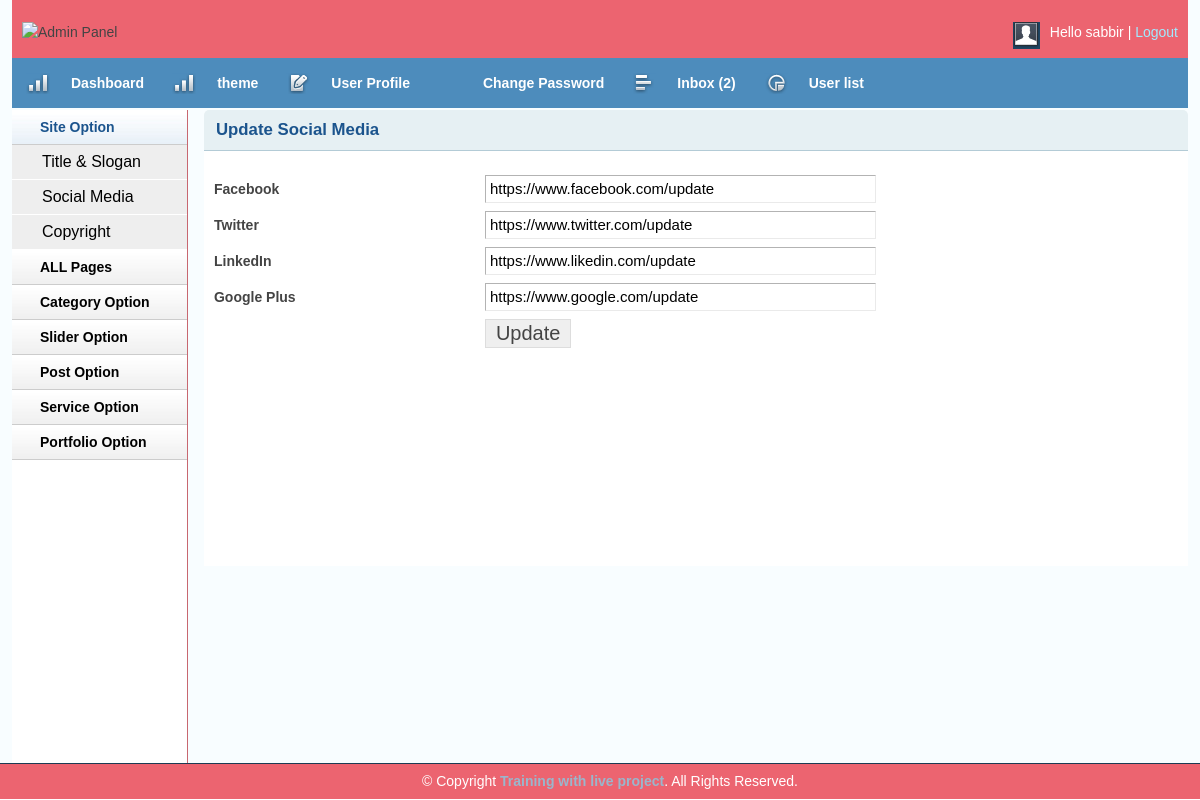
/admin/social.php (signed in), run on the app's committed database.
### tables this page shows
CREATE TABLE `tbl_social` (
  `id` int(11) NOT NULL,
  `fb` varchar(250) NOT NULL,
  `tw` varchar(250) NOT NULL,
  `ln` varchar(250) NOT NULL,
  `gp` varchar(250) NOT NULL
);

### lib/Database.php (called while the page is built, shortened)
<?php
Class Database{
	public $host   = DB_HOST;
	public $user   = DB_USER;
	public $pass   = DB_PASS;
	public $dbname = DB_NAME;
	public $link;
	private function connectDB(){
	$this->link = new mysqli($this->host, $this->user, $this->pass, $this->dbname);
 }
	public function select($query){
		$result = $this->link->query($query) or die($this->link->error.__LINE__);
		if($result->num_rows > 0){
			return $result;
		} else {
			return false;
		}
	}
}

### admin/social.php (the view, shortened to what this page needs)
<?php include'inc/header.php';?>
<?php include'inc/sitebar.php';?>
        <div class="grid_10">
            <div class="box round first grid">
                <h2>Update Social Media</h2>
           <?php
                $query= "SELECT * FROM tbl_social where id= '1' ";
                $blog_title = $db->select($query);
                if ($blog_title) {
                while ($result = $blog_title->fetch_assoc()) {
           ?>
                <div class="block">
                 <form action="" method="post">
                    <table class="form">
                        <tr>
                            <td>
                                <label>Facebook</label>
                            </td>
                            <td>
                                <input type="text" name="fb" value="<?php echo $result['fb']; ?>"class="medium" />
                            </td>
                        </tr>
						 <tr>
                            <td>
                                <label>Twitter</label>
                            </td>
                            <td>
                                <input type="text" name="tw" value="<?php echo $result['tw']; ?>" class="medium" />
                            </td>
                        </tr>
						 <tr>
                            <td>
                                <label>LinkedIn</label>
                            </td>
                            <td>
                                <input type="text" name="ln" value="<?php echo $result['ln']; ?>" class="medium" />
                            </td>
                        </tr>
						 <tr>
                            <td>
                                <label>Google Plus</label>
                            </td>
                            <td>
                                <input type="text" name="gp" value="<?php echo $result['gp']; ?>" class="medium" />
                            </td>
                        </tr>
						 <tr>
                            <td></td>
                            <td>
                                <input type="submit" name="submit" Value="Update" />
                            </td>
                        </tr>
                    </table>
                    </form>
            <?php } } ?>
                </div>
            </div>
        </div>
      <?php include'inc/footer.php';?>

### admin/css/text.css (style rules this page uses)
body { font: 13px/1.5 Tahoma, Helvetica, Arial, 'Liberation Sans', FreeSans, sans-serif; }
h2 { font-size: 23px; }
p, dl, hr, h1, h2, h3, h4, h5, h6, ol, ul, pre, table, address, fieldset { margin-bottom: 20px; }

### admin/css/grid.css (style rules this page uses)
.grid_1, .grid_2, .grid_3, .grid_4, .grid_5, .grid_6, .grid_7, .grid_8, .grid_9, .grid_10, .grid_11, .grid_12, .grid_13, .grid_14, .grid_15, .grid_16 { display: inline; float: left; margin-left: 1%; margin-right: 1%; }
.container_12 .grid_10 { width: 81.333%; }

### admin/css/layout.css (style rules this page uses)
body { background: #fff none repeat scroll 0 0; color: #444; font-size: 14px; padding: 0; }
h1, h2, h3, h4, h5, h6 { line-height:1.2em; margin-bottom:.3em; }
h2 { margin-top:1em; }
.box { background:#fff; margin-bottom:20px; padding:10px 10px 10px 10px; margin-left:-8px; }
.box.grid { padding-bottom:40px; }
.box.round { -moz-border-radius: 5px 5px 0px 0px; -webkit-border-radius: 5px 5px 0px 0px; border-radius: 5px 5px 0px 0px; }
.box h2 { font-size:1.2em; font-weight:bold; color:#1B548D; background:#E6F0F3; margin:-10px -10px 0 -10px; padding:10px 12px; border-bottom:1px solid #B3CBD6; -moz-border-radius: 5px 5px 0px 0px; -webkit-border-radius: 5px 5px 0px 0px; border-radius: 5px 5px 0px 0px; }
.box.first { min-height: 406px; }
.block { padding-top:20px; }
table.form { width:100%; }
table.form td { padding:4px 0px; }
table.form label { font-weight:bold; }
table.form input, table.form select { font-size: 15px; padding: 4px 4px 5px 4px; border-top: 1px solid #b3b3b3; border-left: 1px solid #b3b3b3; border-right: 1px solid #eaeaea; border-bottom: 1px solid #eaeaea; }
table.form input[type="submit"] { border: 1px solid #ddd; color: #444; cursor: pointer; font-size: 20px; padding: 2px 10px; }
input.medium { width: 55%; }
.block { padding-bottom:1px; }

### data on the page
tbl_social: fb "https://www.facebook.com/update", tw "https://www.twitter.com/update", ln "https://www.likedin.com/update", gp "https://www.google.com/update"

### other printed values
Session::get('username') "sabbir"
$count "2"
